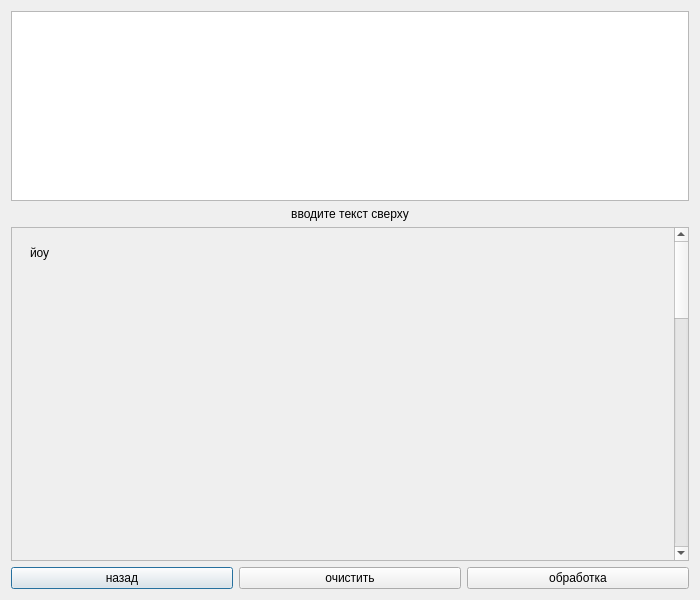
<?xml version="1.0" encoding="UTF-8"?>
<ui version="4.0">
 <class>smt3</class>
 <widget class="QDialog" name="smt3">
  <property name="geometry">
   <rect>
    <x>0</x>
    <y>0</y>
    <width>700</width>
    <height>600</height>
   </rect>
  </property>
  <property name="windowTitle">
   <string>Dialog</string>
  </property>
  <layout class="QVBoxLayout" name="verticalLayout">
   <item>
    <widget class="QTextEdit" name="textEdit">
     <property name="sizePolicy">
      <sizepolicy hsizetype="Preferred" vsizetype="Expanding">
       <horstretch>0</horstretch>
       <verstretch>0</verstretch>
      </sizepolicy>
     </property>
     <property name="maximumSize">
      <size>
       <width>16777215</width>
       <height>16777215</height>
      </size>
     </property>
     <property name="horizontalScrollBarPolicy">
      <enum>Qt::ScrollBarAlwaysOff</enum>
     </property>
     <property name="tabStopDistance">
      <double>80.000000000000000</double>
     </property>
    </widget>
   </item>
   <item>
    <widget class="QLabel" name="label">
     <property name="text">
      <string>вводите текст сверху</string>
     </property>
     <property name="alignment">
      <set>Qt::AlignCenter</set>
     </property>
    </widget>
   </item>
   <item>
    <widget class="QScrollArea" name="scrollArea_2">
     <property name="widgetResizable">
      <bool>true</bool>
     </property>
     <widget class="QWidget" name="scrollAreaWidgetContents_2">
      <property name="geometry">
       <rect>
        <x>0</x>
        <y>0</y>
        <width>663</width>
        <height>1318</height>
       </rect>
      </property>
      <layout class="QVBoxLayout" name="verticalLayout_2">
       <item>
        <widget class="QWidget" name="widget_2" native="true">
         <property name="sizePolicy">
          <sizepolicy hsizetype="Preferred" vsizetype="Expanding">
           <horstretch>0</horstretch>
           <verstretch>0</verstretch>
          </sizepolicy>
         </property>
         <property name="minimumSize">
          <size>
           <width>0</width>
           <height>1300</height>
          </size>
         </property>
         <layout class="QVBoxLayout" name="verticalLayout_5">
          <item>
           <widget class="QLabel" name="label_2">
            <property name="sizePolicy">
             <sizepolicy hsizetype="Preferred" vsizetype="Expanding">
              <horstretch>0</horstretch>
              <verstretch>0</verstretch>
             </sizepolicy>
            </property>
            <property name="text">
             <string>йоу</string>
            </property>
            <property name="alignment">
             <set>Qt::AlignLeading|Qt::AlignLeft|Qt::AlignTop</set>
            </property>
            <property name="wordWrap">
             <bool>true</bool>
            </property>
           </widget>
          </item>
         </layout>
        </widget>
       </item>
      </layout>
     </widget>
    </widget>
   </item>
   <item>
    <layout class="QHBoxLayout" name="horizontalLayout">
     <item>
      <widget class="QPushButton" name="pushButton_smt3">
       <property name="text">
        <string>назад</string>
       </property>
      </widget>
     </item>
     <item>
      <widget class="QPushButton" name="pushButton_clear_2">
       <property name="text">
        <string>очистить</string>
       </property>
      </widget>
     </item>
     <item>
      <widget class="QPushButton" name="pushButton_process_2">
       <property name="text">
        <string>обработка</string>
       </property>
      </widget>
     </item>
    </layout>
   </item>
  </layout>
 </widget>
 <resources/>
 <connections/>
</ui>
